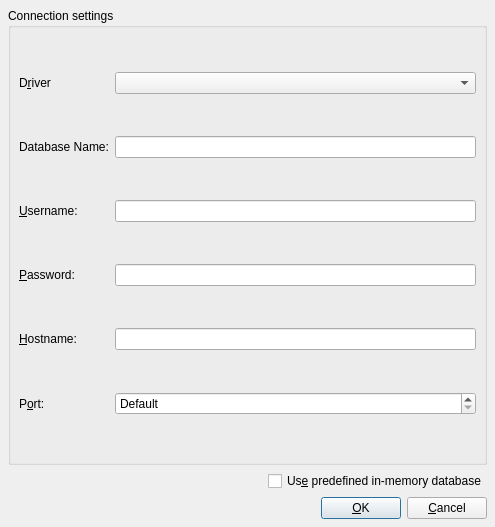
<?xml version="1.0" encoding="UTF-8"?>
<ui version="4.0">
 <class>QSqlConnectionDialogUi</class>
 <widget class="QDialog" name="QSqlConnectionDialogUi">
  <property name="geometry">
   <rect>
    <x>0</x>
    <y>0</y>
    <width>495</width>
    <height>527</height>
   </rect>
  </property>
  <property name="sizePolicy">
   <sizepolicy hsizetype="Preferred" vsizetype="Preferred">
    <horstretch>0</horstretch>
    <verstretch>0</verstretch>
   </sizepolicy>
  </property>
  <property name="windowTitle">
   <string>Connect...</string>
  </property>
  <layout class="QVBoxLayout">
   <property name="spacing">
    <number>6</number>
   </property>
   <property name="leftMargin">
    <number>8</number>
   </property>
   <property name="topMargin">
    <number>8</number>
   </property>
   <property name="rightMargin">
    <number>8</number>
   </property>
   <property name="bottomMargin">
    <number>8</number>
   </property>
   <item>
    <widget class="QGroupBox" name="connGroupBox">
     <property name="title">
      <string>Connection settings</string>
     </property>
     <layout class="QGridLayout">
      <property name="leftMargin">
       <number>8</number>
      </property>
      <property name="topMargin">
       <number>8</number>
      </property>
      <property name="rightMargin">
       <number>8</number>
      </property>
      <property name="bottomMargin">
       <number>8</number>
      </property>
      <property name="spacing">
       <number>6</number>
      </property>
      <item row="0" column="1">
       <widget class="QComboBox" name="comboDriver"/>
      </item>
      <item row="2" column="0">
       <widget class="QLabel" name="textLabel4">
        <property name="text">
         <string>&amp;Username:</string>
        </property>
        <property name="buddy">
         <cstring>editUsername</cstring>
        </property>
       </widget>
      </item>
      <item row="0" column="0">
       <widget class="QLabel" name="textLabel2">
        <property name="text">
         <string>D&amp;river</string>
        </property>
        <property name="buddy">
         <cstring>comboDriver</cstring>
        </property>
       </widget>
      </item>
      <item row="1" column="1">
       <widget class="QLineEdit" name="editDatabase"/>
      </item>
      <item row="5" column="1">
       <widget class="QSpinBox" name="portSpinBox">
        <property name="specialValueText">
         <string>Default</string>
        </property>
        <property name="minimum">
         <number>-1</number>
        </property>
        <property name="maximum">
         <number>65535</number>
        </property>
        <property name="value">
         <number>-1</number>
        </property>
       </widget>
      </item>
      <item row="1" column="0">
       <widget class="QLabel" name="textLabel3">
        <property name="text">
         <string>Database Name:</string>
        </property>
        <property name="buddy">
         <cstring>editDatabase</cstring>
        </property>
       </widget>
      </item>
      <item row="3" column="1">
       <widget class="QLineEdit" name="editPassword">
        <property name="echoMode">
         <enum>QLineEdit::Password</enum>
        </property>
       </widget>
      </item>
      <item row="2" column="1">
       <widget class="QLineEdit" name="editUsername"/>
      </item>
      <item row="4" column="1">
       <widget class="QLineEdit" name="editHostname"/>
      </item>
      <item row="4" column="0">
       <widget class="QLabel" name="textLabel5">
        <property name="text">
         <string>&amp;Hostname:</string>
        </property>
        <property name="buddy">
         <cstring>editHostname</cstring>
        </property>
       </widget>
      </item>
      <item row="5" column="0">
       <widget class="QLabel" name="textLabel5_2">
        <property name="text">
         <string>P&amp;ort:</string>
        </property>
        <property name="buddy">
         <cstring>portSpinBox</cstring>
        </property>
       </widget>
      </item>
      <item row="3" column="0">
       <widget class="QLabel" name="textLabel4_2">
        <property name="text">
         <string>&amp;Password:</string>
        </property>
        <property name="buddy">
         <cstring>editPassword</cstring>
        </property>
       </widget>
      </item>
     </layout>
    </widget>
   </item>
   <item>
    <layout class="QHBoxLayout" name="_2">
     <property name="spacing">
      <number>6</number>
     </property>
     <property name="leftMargin">
      <number>0</number>
     </property>
     <property name="topMargin">
      <number>0</number>
     </property>
     <property name="rightMargin">
      <number>0</number>
     </property>
     <property name="bottomMargin">
      <number>0</number>
     </property>
     <item>
      <spacer>
       <property name="orientation">
        <enum>Qt::Horizontal</enum>
       </property>
       <property name="sizeHint" stdset="0">
        <size>
         <width>40</width>
         <height>20</height>
        </size>
       </property>
      </spacer>
     </item>
     <item>
      <widget class="QCheckBox" name="dbCheckBox">
       <property name="text">
        <string>Us&amp;e predefined in-memory database</string>
       </property>
      </widget>
     </item>
    </layout>
   </item>
   <item>
    <layout class="QHBoxLayout" name="_3">
     <property name="spacing">
      <number>6</number>
     </property>
     <property name="leftMargin">
      <number>0</number>
     </property>
     <property name="topMargin">
      <number>0</number>
     </property>
     <property name="rightMargin">
      <number>0</number>
     </property>
     <property name="bottomMargin">
      <number>0</number>
     </property>
     <item>
      <spacer>
       <property name="orientation">
        <enum>Qt::Horizontal</enum>
       </property>
       <property name="sizeType">
        <enum>QSizePolicy::Expanding</enum>
       </property>
       <property name="sizeHint" stdset="0">
        <size>
         <width>20</width>
         <height>20</height>
        </size>
       </property>
      </spacer>
     </item>
     <item>
      <widget class="QPushButton" name="okButton">
       <property name="text">
        <string>&amp;OK</string>
       </property>
       <property name="default">
        <bool>true</bool>
       </property>
      </widget>
     </item>
     <item>
      <widget class="QPushButton" name="cancelButton">
       <property name="text">
        <string>&amp;Cancel</string>
       </property>
      </widget>
     </item>
    </layout>
   </item>
  </layout>
 </widget>
 <tabstops>
  <tabstop>comboDriver</tabstop>
  <tabstop>editDatabase</tabstop>
  <tabstop>editUsername</tabstop>
  <tabstop>editPassword</tabstop>
  <tabstop>editHostname</tabstop>
  <tabstop>portSpinBox</tabstop>
  <tabstop>dbCheckBox</tabstop>
  <tabstop>okButton</tabstop>
  <tabstop>cancelButton</tabstop>
 </tabstops>
 <resources/>
 <connections/>
</ui>
